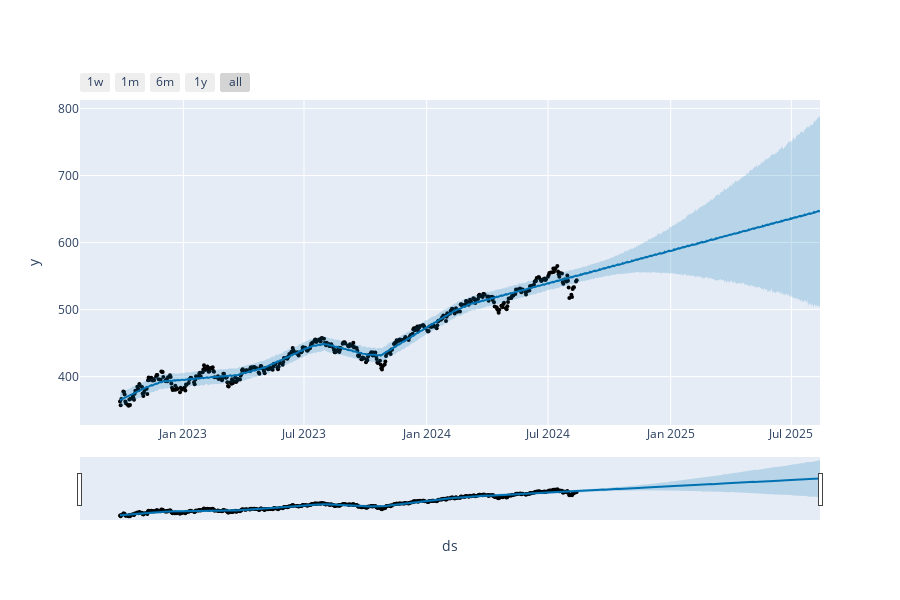

The notebook cell saved with this chart:
### Code cell
from prophet.plot import plot_plotly, plot_components_plotly

plot_plotly(m, forecast)

### Figure 1 — Plotly figure (JSON) as saved in the notebook; plotly's stock layout.template omitted (floating-point values rounded to 4 significant figures; data arrays with more than 128 entries replaced by an {"elided": "..."} marker saying what was removed)
{"data": [{"marker": {"color": "black", "size": 4}, "mode": "markers", "name": "Actual", "type": "scatter", "x": {"elided": "471 str values"}, "y": {"elided": "471 float values"}}, {"hoverinfo": "skip", "line": {"width": 0}, "mode": "lines", "type": "scatter", "x": {"elided": "836 str values"}, "y": {"elided": "836 float values"}}, {"fill": "tonexty", "fillcolor": "rgba(0, 114, 178, 0.2)", "line": {"color": "#0072B2", "width": 2}, "mode": "lines", "name": "Predicted", "type": "scatter", "x": {"elided": "836 str values"}, "y": {"elided": "836 float values"}}, {"fill": "tonexty", "fillcolor": "rgba(0, 114, 178, 0.2)", "hoverinfo": "skip", "line": {"width": 0}, "mode": "lines", "type": "scatter", "x": {"elided": "836 str values"}, "y": {"elided": "836 float values"}}], "layout": {"height": 600, "showlegend": false, "width": 900, "xaxis": {"rangeselector": {"buttons": [{"count": 7, "label": "1w", "step": "day", "stepmode": "backward"}, {"count": 1, "label": "1m", "step": "month", "stepmode": "backward"}, {"count": 6, "label": "6m", "step": "month", "stepmode": "backward"}, {"count": 1, "label": "1y", "step": "year", "stepmode": "backward"}, {"step": "all"}]}, "rangeslider": {"visible": true}, "title": {"text": "ds"}, "type": "date"}, "yaxis": {"title": {"text": "y"}}}}
